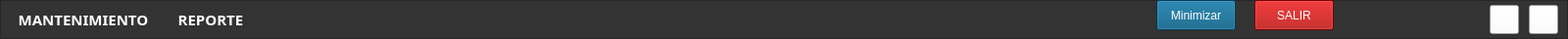
   <widget class="QFrame" name="frame_3">
    <property name="geometry">
     <rect>
      <x>0</x>
      <y>0</y>
      <width>1600</width>
      <height>40</height>
     </rect>
    </property>
    <property name="styleSheet">
     <string notr="true">background-color: #333;
color: rgb(255, 255, 255);</string>
    </property>
    <property name="frameShape">
     <enum>QFrame::StyledPanel</enum>
    </property>
    <property name="frameShadow">
     <enum>QFrame::Raised</enum>
    </property>
    <widget class="QLabel" name="lblcerrar">
     <property name="geometry">
      <rect>
       <x>1560</x>
       <y>5</y>
       <width>30</width>
       <height>30</height>
      </rect>
     </property>
     <property name="layoutDirection">
      <enum>Qt::LeftToRight</enum>
     </property>
     <property name="autoFillBackground">
      <bool>false</bool>
     </property>
     <property name="styleSheet">
      <string notr="true">background-color: rgba(255, 255, 255, 0);</string>
     </property>
     <property name="text">
      <string/>
     </property>
     <property name="scaledContents">
      <bool>true</bool>
     </property>
     <property name="alignment">
      <set>Qt::AlignCenter</set>
     </property>
     <property name="wordWrap">
      <bool>false</bool>
     </property>
     <property name="margin">
      <number>0</number>
     </property>
     <property name="indent">
      <number>-1</number>
     </property>
    </widget>
    <widget class="QPushButton" name="btnCerrar">
     <property name="geometry">
      <rect>
       <x>1560</x>
       <y>5</y>
       <width>30</width>
       <height>30</height>
      </rect>
     </property>
     <property name="cursor">
      <cursorShape>PointingHandCursor</cursorShape>
     </property>
     <property name="styleSheet">
      <string notr="true">background-color: rgba(255, 255, 255, 0);</string>
     </property>
     <property name="text">
      <string/>
     </property>
    </widget>
    <widget class="QPushButton" name="btnminimizar">
     <property name="geometry">
      <rect>
       <x>1520</x>
       <y>5</y>
       <width>30</width>
       <height>30</height>
      </rect>
     </property>
     <property name="cursor">
      <cursorShape>PointingHandCursor</cursorShape>
     </property>
     <property name="styleSheet">
      <string notr="true">background-color: rgba(255, 255, 255, 0);</string>
     </property>
     <property name="text">
      <string/>
     </property>
    </widget>
    <widget class="QLabel" name="lblmimizar">
     <property name="geometry">
      <rect>
       <x>1520</x>
       <y>5</y>
       <width>30</width>
       <height>30</height>
      </rect>
     </property>
     <property name="styleSheet">
      <string notr="true">background-color: rgba(255, 255, 255, 0);</string>
     </property>
     <property name="text">
      <string/>
     </property>
     <property name="scaledContents">
      <bool>true</bool>
     </property>
     <property name="wordWrap">
      <bool>false</bool>
     </property>
     <property name="indent">
      <number>-1</number>
     </property>
    </widget>
    <widget class="QPushButton" name="btnMantenimiento">
     <property name="geometry">
      <rect>
       <x>10</x>
       <y>8</y>
       <width>150</width>
       <height>24</height>
      </rect>
     </property>
     <property name="font">
      <font>
       <family>Montserrat</family>
       <pointsize>11</pointsize>
       <weight>75</weight>
       <bold>true</bold>
      </font>
     </property>
     <property name="cursor">
      <cursorShape>PointingHandCursor</cursorShape>
     </property>
     <property name="styleSheet">
      <string notr="true">QPushButton {
    background-color: transparent;
    color: rgb(255, 255, 255);
    border: none;
    border-radius: 2px;
    padding: 5px;
	font-weight: bold;
}

QPushButton:hover {
    background-color: #FFCC21;
}</string>
     </property>
     <property name="text">
      <string>MANTENIMIENTO</string>
     </property>
    </widget>
    <widget class="QPushButton" name="btnReporte">
     <property name="geometry">
      <rect>
       <x>170</x>
       <y>8</y>
       <width>90</width>
       <height>24</height>
      </rect>
     </property>
     <property name="font">
      <font>
       <family>Montserrat</family>
       <pointsize>11</pointsize>
       <weight>75</weight>
       <bold>true</bold>
      </font>
     </property>
     <property name="cursor">
      <cursorShape>PointingHandCursor</cursorShape>
     </property>
     <property name="styleSheet">
      <string notr="true">QPushButton {
    background-color: transparent;
    color: rgb(255, 255, 255);
    border: none;
    border-radius: 2px;
    padding: 5px;
	font-weight: bold;
}

QPushButton:hover {
    background-color: #FFCC21;
}</string>
     </property>
     <property name="text">
      <string>REPORTE</string>
     </property>
    </widget>
    <widget class="QPushButton" name="btn_salir">
     <property name="geometry">
      <rect>
       <x>1280</x>
       <y>0</y>
       <width>81</width>
       <height>31</height>
      </rect>
     </property>
     <property name="styleSheet">
      <string notr="true">font: 75 10pt &quot;MS Shell Dlg 2&quot;;
background-color:rgb(170, 0, 0);</string>
     </property>
     <property name="text">
      <string>SALIR</string>
     </property>
    </widget>
    <widget class="QPushButton" name="btn_minimizar">
     <property name="geometry">
      <rect>
       <x>1180</x>
       <y>0</y>
       <width>81</width>
       <height>31</height>
      </rect>
     </property>
     <property name="styleSheet">
      <string notr="true">font: 75 10pt &quot;MS Shell Dlg 2&quot;;
background-color:rgb(0, 85, 127);</string>
     </property>
     <property name="text">
      <string>Minimizar</string>
     </property>
    </widget>
    <zorder>lblcerrar</zorder>
    <zorder>btnCerrar</zorder>
    <zorder>lblmimizar</zorder>
    <zorder>btnminimizar</zorder>
    <zorder>btnMantenimiento</zorder>
    <zorder>btnReporte</zorder>
    <zorder>btn_salir</zorder>
    <zorder>btn_minimizar</zorder>
   </widget>
